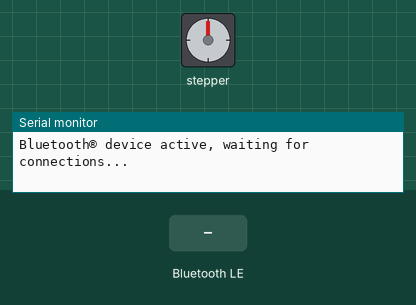
Simulated run of this program. Board: Arduino Nano 33 IoT. On the bench: stepper motor, the last lines printed to the serial monitor. Inputs (shaded band) come from the test bench. Nothing arrives over Bluetooth unless stated; a phone connects over Bluetooth LE 3 s after start; stepper angles assume 4096 steps per turn.

Above: at 3.8 s.
3.9 s: Bluetooth LE write "1" received
At 4.5 s:
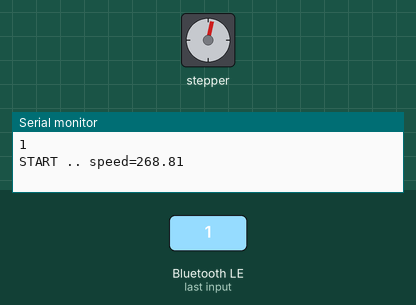
At 5.09 s:
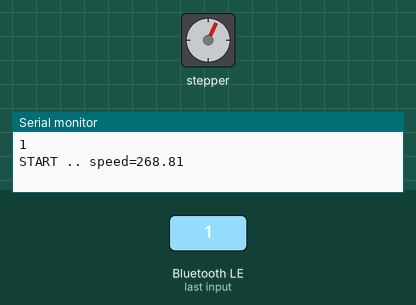
6.9 s: Bluetooth LE write "1" received
At 6.9 s:
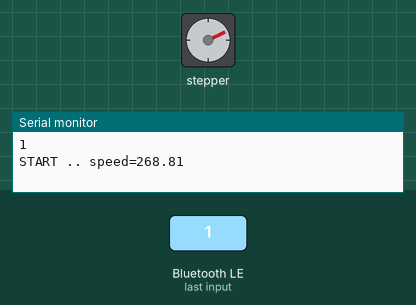
Timing chart, 0 to 9.9 s (numbered marks = the images above; inputs shaded):
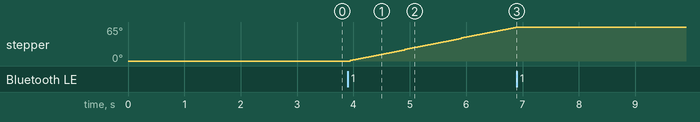

Measured:
- after the input at 3.9 s, stepper: keeps turning clockwise at about 22°/s, starting after 0.05 s
- after the input at 6.9 s, stepper: stops changing and stays 65°

The program:

main.cpp
```cpp
#include <AccelStepper.h> // Load the AccelStepper library
#include <ArduinoBLE.h>

#define motorPin1 8  // IN1 pin on the ULN2003A driver
#define motorPin2 9  // IN2 pin on the ULN2003A driver
#define motorPin3 10 // IN3 pin on the ULN2003A driver
#define motorPin4 11 // IN4 pin on the ULN2003A driver

// command type
#define START 1
#define STOP 2
#define REWIND 3
#define BACKWARD 4
#define FORWARD 5

AccelStepper stepper(AccelStepper::HALF4WIRE, motorPin1, motorPin3, motorPin2, motorPin4);

BLEService realisStartrackerBluetoothService("4587B400-28DF-4DA5-B617-BC2B58CE7930");
BLEUnsignedIntCharacteristic commandCharacteristic("4587B401-28DF-4DA5-B617-BC2B58CE7930", BLERead | BLEWrite);
BLEStringCharacteristic stateCharacteristic("4587B402-28DF-4DA5-B617-BC2B58CE7930", BLERead | BLENotify, 512);
BLEDoubleCharacteristic trackingSpeedCharacteristic("4587B403-28DF-4DA5-B617-BC2B58CE7930", BLERead | BLEWrite);

const long MAX_TRACKING_TIME = 240000; // milles
const double MAX_TRACKING_SPEED = 1000.0;
// const double TRACKING_SPEED = 271.71;
const double TRACKING_SPEED = 268.81;
const double MOVING_SPEED = 900.0;

void writeStateToBLE(String message)
{
    stateCharacteristic.writeValue(message);
}

long positionCheckInterval = 5000L;
long positionCheckTime = millis();
void writeStatePositionToBLE()
{
    long currentTime = millis();
    if ((currentTime - positionCheckTime) > positionCheckInterval)
    {
        positionCheckTime = currentTime;
        writeStateToBLE(String(stepper.currentPosition()));
    }
}

void setup()
{
    Serial.begin(115200);
    // while (!Serial)
    //     ;

    if (!BLE.begin())
    {
        Serial.println("isStarting Bluetooth® Low Energy module failed!");
        while (1)
            ;
    }

    realisStartrackerBluetoothService.addCharacteristic(commandCharacteristic);
    realisStartrackerBluetoothService.addCharacteristic(stateCharacteristic);
    realisStartrackerBluetoothService.addCharacteristic(trackingSpeedCharacteristic);

    BLE.setLocalName("RealisStartrackerBluetoothController");
    BLE.setAdvertisedService(realisStartrackerBluetoothService);
    BLE.addService(realisStartrackerBluetoothService);
    BLE.advertise();

    writeStateToBLE("Ready!!");
    writeStateToBLE("CMD:SPEED:" + String(TRACKING_SPEED));

    Serial.println(("Bluetooth® device active, waiting for connections..."));

    // setup for stepper motor
    stepper.setMaxSpeed(MAX_TRACKING_SPEED);
    // stepper.setAcceleration(100);
    // stepper.setSpeed(speed);
}

unsigned long at = millis();
double trackingSpeed = TRACKING_SPEED;

boolean isStart = false;
boolean isRewind = false;
boolean isBackward = false;

void loop()
{
    BLE.poll();

    int cmd = 0;
    if (commandCharacteristic.written())
    {
        cmd = commandCharacteristic.value();
        Serial.println(commandCharacteristic.value());
    }

    if (trackingSpeedCharacteristic.written())
    {
        trackingSpeed = trackingSpeedCharacteristic.value();
        Serial.print("recv : tracking speed = ");
        Serial.println(trackingSpeed);
    }

    switch (cmd)
    {
    case START:
        isStart = true;
        isRewind = false;
        isBackward = false;
        Serial.print("START .. speed=");
        Serial.println(trackingSpeed);
        writeStateToBLE("CMD:SPEED:" + String(trackingSpeed));
        break;

    case STOP:
        isStart = false;
        isRewind = false;
        isBackward = false;
        stepper.stop();
        Serial.print("STOP");
        Serial.print(stepper.currentPosition());

        // backward로 시작점 보다 이전이라면 새로운 시작점으로 셋팅
        if (stepper.currentPosition() < 0)
        {
            stepper.setCurrentPosition(0);
        }
        break;

    case REWIND:
        isStart = false;
        isRewind = true;
        isBackward = false;
        Serial.print("REWIND .. speed=");
        Serial.println(MOVING_SPEED);
        break;

    case BACKWARD:
        isStart = false;
        isRewind = false;
        isBackward = true;
        Serial.println("BACKWARD .. speed=");
        Serial.println(MOVING_SPEED);
        break;
    default:
        break;
    }

    if (isStart)
    {
        stepper.setSpeed(trackingSpeed);
        stepper.runSpeed();
        // writeStatePositionToBLE();
    }
    else if (isRewind)
    {

        stepper.moveTo(-stepper.currentPosition());
        stepper.setSpeed(MOVING_SPEED);
        stepper.runSpeedToPosition();

        writeStatePositionToBLE();
        if (stepper.currentPosition() == 0L)
        {
            writeStateToBLE("CMD:COMPLETED_REWIND");
            isRewind = false;
        }
    }
    else if (isBackward)
    {
        stepper.setSpeed(-MOVING_SPEED);
        stepper.runSpeed();

        writeStatePositionToBLE();
    }
}
```
